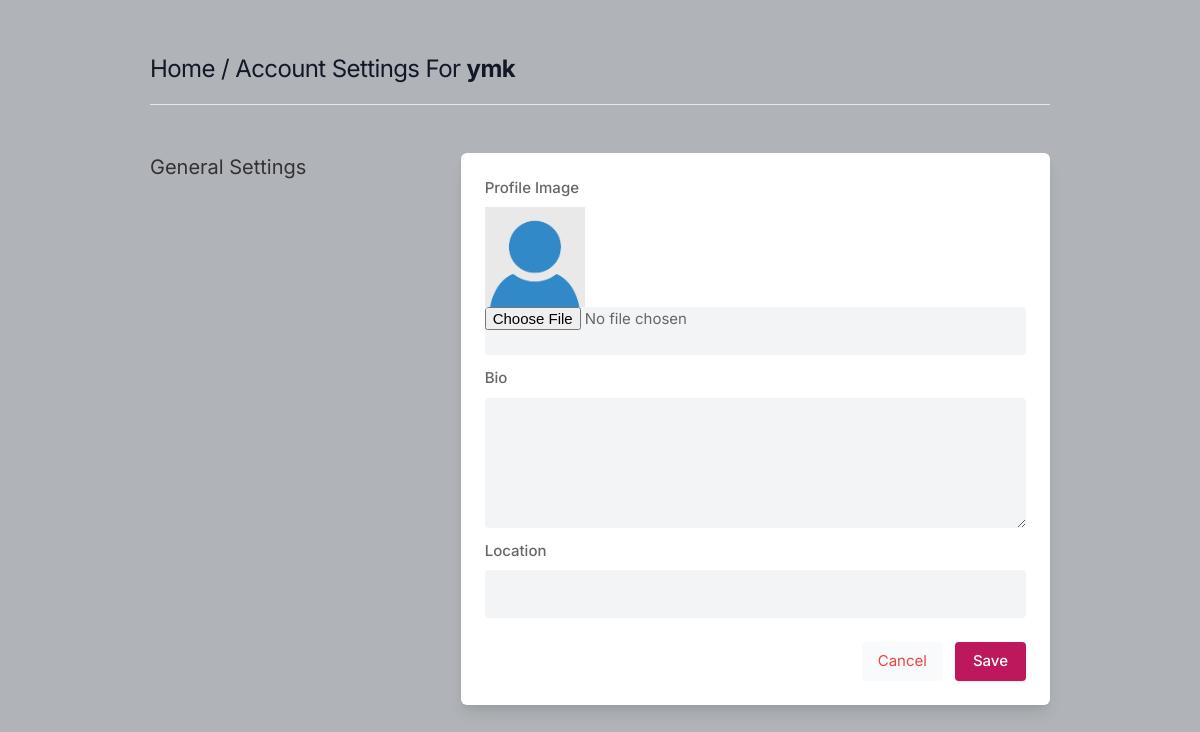
/settings (signed in), run on an earlier commit of the app's database.
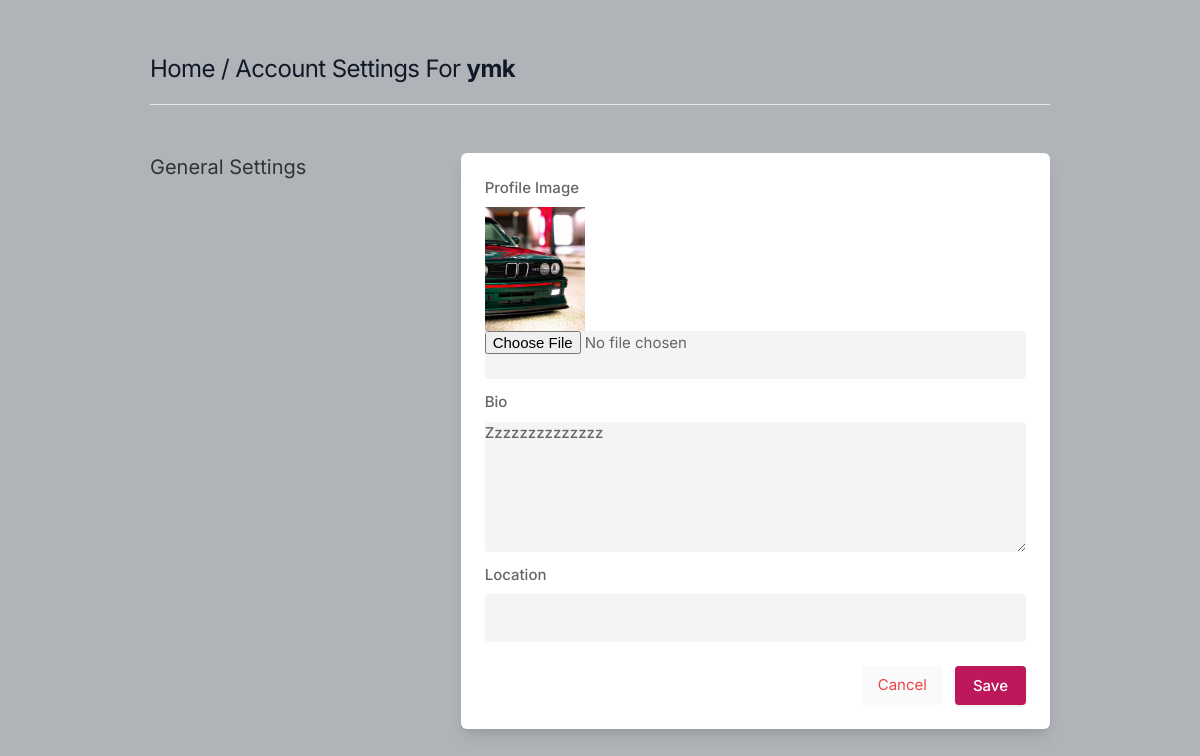
And on a later commit of the database.
### core/models.py (models this page shows, shortened)
class Profile(models.Model):
    user = models.ForeignKey(User,on_delete=models.CASCADE)
    id_user = models.IntegerField()
    bio = models.TextField(blank=True)
    profile_img = models.ImageField(upload_to='profile_images',default='blank-profile-picture.png')
    location = models.CharField(max_length=100,blank=True)

### core/views.py (the view, shortened to what this page needs)
# urls.py: path('settings',views.settings , name='settings'),
@login_required(login_url='signin')
def settings(request):
    user_profile = Profile.objects.get(user=request.user)
    return render(request, 'setting.html' ,{'user_profile' : user_profile})

### templates/setting.html (shortened to what this page needs)
{% load static %}
<!DOCTYPE html>
<html lang="en">
<head>
    <link rel="stylesheet" href="{% static 'assets/css/icons.css' %}">
    <link rel="stylesheet" href="{% static 'assets/css/uikit.css' %}">
    <link rel="stylesheet" href="{% static 'assets/css/style.css' %}">
    <link rel="stylesheet" href="{% static 'assets/css/tailwind.css' %}">
</head>
<body>
            <div class="container m-auto">
                <h1 class="text-2xl leading-none text-gray-900 tracking-tight mt-3"><a href="/">Home</a> / Account Settings For <b>{{user.username}}</b> </h1>
                <br>
                <hr>
                <div class="grid lg:grid-cols-3 mt-12 gap-8">
                    <div>
                        <h3 class="text-xl mb-2"> General Settings</h3>
                    </div>
                    <div class="bg-white rounded-md lg:shadow-lg shadow col-span-2">
                <form action="" method="POST" enctype="multipart/form-data">
                        <div class="grid grid-cols-2 gap-3 lg:p-6 p-4">
                            <div class="col-span-2">
                                <label for=""> Profile Image</label>
                                <img width="100px" hieght="100px" src="{{user_profile.profile_img.url}}" />
                                <input type="file" name="image" value="" class="shadow-none bg-gray-100">
                            </div>
                            <div class="col-span-2">
                                <label for="about">Bio</label>
                                <textarea id="about"  name="bio" rows="3"  class="shadow-none bg-gray-100">{{user_profile.bio}}</textarea>
                            </div>
                            <div class="col-span-2">
                                <label for=""> Location</label>
                                <input type="text" name="location" value="{{user_profile.location}}" class="shadow-none bg-gray-100">
                            </div>
                        </div>
                        <div class="bg-gray-10 p-6 pt-0 flex justify-end space-x-3">
                            <button class="p-2 px-4 rounded bg-gray-50 text-red-500"> <a href="/"> Cancel </a>  </button>
                            <button type="submit" class="button bg-blue-700"> Save </button>
                        </div>
                    </div>
                    </div>
                    <br>
                </div>
</body>
</html>

What changed in the data, as far as the page shows it:
changed Profile: profile_img: picture added in place of a placeholder; bio (not shown) → "Zzzzzzzzzzzzzz"
